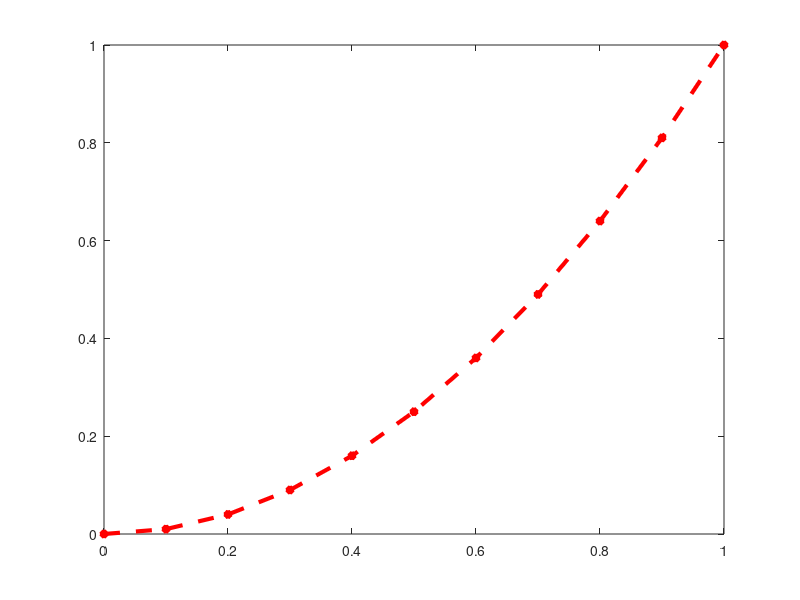

MATLAB code for this plot:
# this was the example given to use by the tutorial
function Example
  # we create two variables and set them equal to a value
  x = linspace(0,1,11)
  y = x.^ 2.
  # we then ploted them in three different ways
  plot(x,y)
  plot(x,y,'r-x')
  plot(x,y,'r--*','linewidth',3)
endfunction



